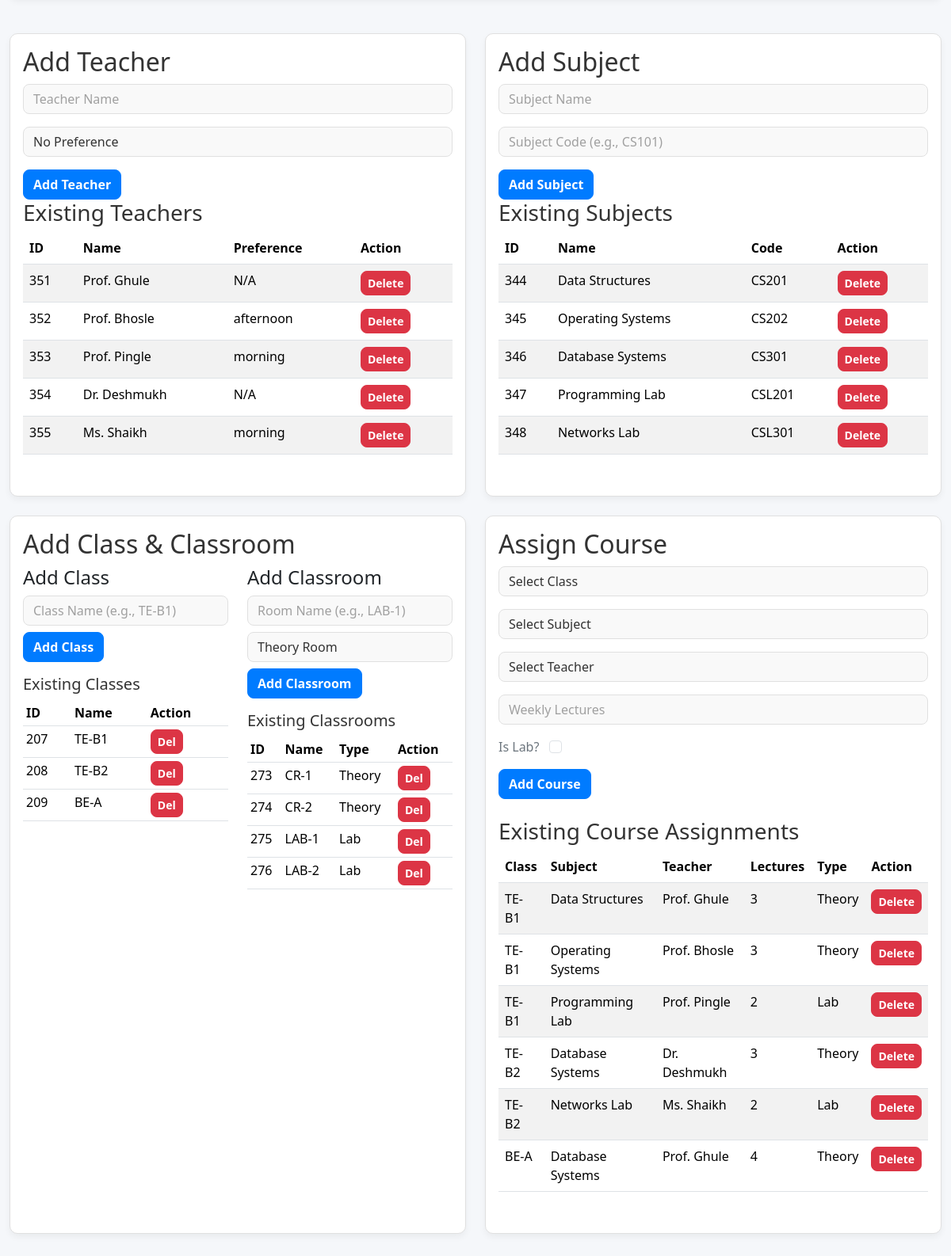
The page /manage (lower part) on the database as committed earlier.
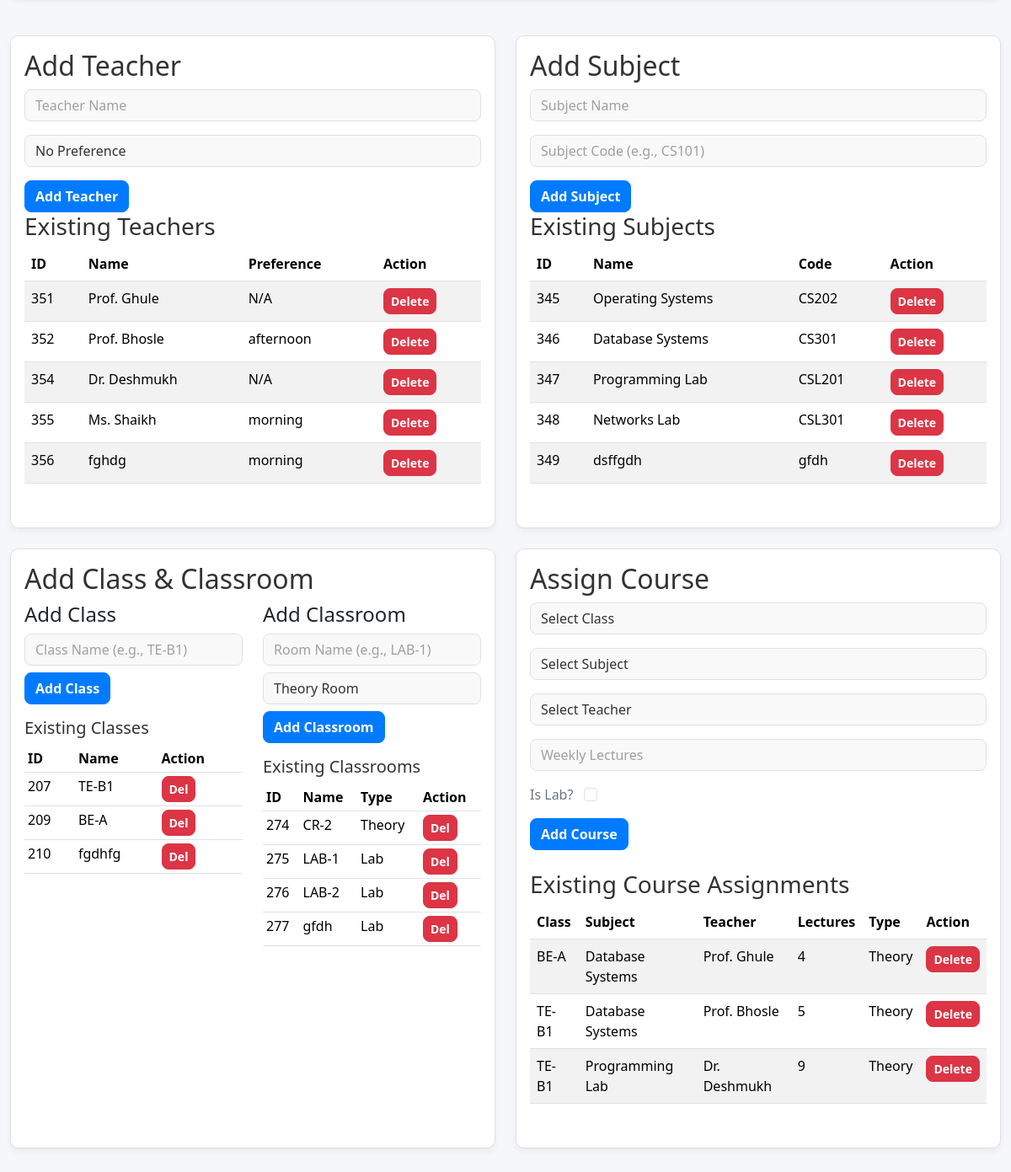
The same page on the database as committed later.
### tables this page shows
CREATE TABLE teachers (
                teacher_id INTEGER PRIMARY KEY AUTOINCREMENT,
                name TEXT NOT NULL
            );

CREATE TABLE teacher_preferences (
                teacher_id INTEGER PRIMARY KEY,
                preference TEXT,
                FOREIGN KEY (teacher_id) REFERENCES teachers(teacher_id)
            );

CREATE TABLE subjects (
                subject_id INTEGER PRIMARY KEY AUTOINCREMENT,
                name TEXT NOT NULL,
                code TEXT NOT NULL UNIQUE
            );

CREATE TABLE classes (
                class_id INTEGER PRIMARY KEY AUTOINCREMENT,
                name TEXT NOT NULL UNIQUE
            );

CREATE TABLE classrooms (
                classroom_id INTEGER PRIMARY KEY AUTOINCREMENT,
                name TEXT NOT NULL UNIQUE,
                is_lab INTEGER DEFAULT 0
            );

CREATE TABLE courses (
                course_id INTEGER PRIMARY KEY AUTOINCREMENT,
                class_id INTEGER,
                subject_id INTEGER,
                teacher_id INTEGER,
                weekly_lectures INTEGER NOT NULL,
                is_lab INTEGER NOT NULL DEFAULT 0,
                FOREIGN KEY (class_id) REFERENCES classes(class_id),
                FOREIGN KEY (subject_id) REFERENCES subjects(subject_id),
                FOREIGN KEY (teacher_id) REFERENCES teachers(teacher_id)
            );

### app.py (the view, shortened to what this page needs)
@app.route('/manage', methods=['GET', 'POST'])
def manage():
    db = get_db()
    cur = db.cursor()
    teachers = cur.execute('SELECT teachers.*, teacher_preferences.preference FROM teachers LEFT JOIN teacher_preferences ON teachers.teacher_id = teacher_preferences.teacher_id').fetchall()
    subjects = cur.execute('SELECT * FROM subjects').fetchall()
    classes = cur.execute('SELECT * FROM classes').fetchall()
    classrooms = cur.execute('SELECT * FROM classrooms').fetchall()
    courses = cur.execute('''
        SELECT c.*, t.name as teacher_name, sub.name as subject_name, cl.name as class_name
        FROM courses c
        JOIN teachers t ON c.teacher_id = t.teacher_id
        JOIN subjects sub ON c.subject_id = sub.subject_id
        JOIN classes cl ON c.class_id = cl.class_id
    ''').fetchall()
    schedule_config = get_slot_times()
    return render_template('manage.html', teachers=teachers, subjects=subjects, classes=classes, classrooms=classrooms, courses=courses, schedule_config=schedule_config, messages=flash)

### app.py (called while the page is built)
def get_db():
    db = getattr(g, '_database', None)
    if db is None:
        db = sqlite3.connect(DB_PATH)
        db.row_factory = sqlite3.Row
        g._database = db
    return db

@app.teardown_appcontext
def close_connection(exception):
    db = getattr(g, '_database', None)
    if db is not None:
        db.close()

def get_slot_times():
    db = get_db()
    cur = db.cursor()
    cur.execute('SELECT * FROM schedule_config ORDER BY config_id')
    return cur.fetchall()

### templates/manage.html (shortened to what the changed rows need)
<!DOCTYPE html>
<html lang="en">
<head>
    <link rel="stylesheet" href="https://cdn.jsdelivr.net/npm/bootstrap@5.3.1/dist/css/bootstrap.min.css">
    <link rel="stylesheet" href="{{ url_for('static', filename='css/style.css') }}">
</head>
<body>
<div class="container-fluid py-4">
    <div class="row">
        <div class="col-md-6 mb-4">
            <div class="card p-3 h-100">
                <h2 class="h2">Add Teacher</h2>
                <div class="table-responsive">
                    <table class="table table-striped">
                        <thead><tr><th>ID</th><th>Name</th><th>Preference</th><th>Action</th></tr></thead>
                        <tbody>
                            {% for teacher in teachers %}
                            <tr>
                                <td>{{ teacher.teacher_id }}</td>
                                <td>{{ teacher.name }}</td>
                                <td>{{ teacher.preference or 'N/A' }}</td>
                                <td>
                                    <form action="{{ url_for('manage') }}" method="post" onsubmit="return confirm('Are you sure you want to delete this teacher?');">
                                        <button type="submit" class="btn btn-danger btn-sm">Delete</button>
                                    </form>
                                </td>
                            </tr>
                            {% endfor %}
                        </tbody>
                    </table>
                </div>
            </div>
        </div>
        <div class="col-md-6 mb-4">
            <div class="card p-3 h-100">
                <h2 class="h2">Add Subject</h2>
                <div class="table-responsive">
                    <table class="table table-striped">
                        <thead><tr><th>ID</th><th>Name</th><th>Code</th><th>Action</th></tr></thead>
                        <tbody>
                            {% for subject in subjects %}
                            <tr>
                                <td>{{ subject.subject_id }}</td>
                                <td>{{ subject.name }}</td>
                                <td>{{ subject.code }}</td>
                                <td>
                                    <form action="{{ url_for('manage') }}" method="post" onsubmit="return confirm('Are you sure you want to delete this subject?');">
                                        <button type="submit" class="btn btn-danger btn-sm">Delete</button>
                                    </form>
                                </td>
                            </tr>
                            {% endfor %}
                        </tbody>
                    </table>
                </div>
            </div>
        </div>
    </div>
    <div class="row">
        <div class="col-md-6 mb-4">
            <div class="card p-3 h-100">
                <h2 class="h2">Add Class & Classroom</h2>
                <div class="row">
                    <div class="col-md-6">
                        <div class="table-responsive">
                            <table class="table table-sm">
                                <thead><tr><th>ID</th><th>Name</th><th>Action</th></tr></thead>
                                <tbody>
                                    {% for class_obj in classes %}
                                    <tr>
                                        <td>{{ class_obj.class_id }}</td>
                                        <td>{{ class_obj.name }}</td>
                                        <td>
                                            <form action="{{ url_for('manage') }}" method="post" onsubmit="return confirm('Are you sure you want to delete this class?');">
                                                <button type="submit" class="btn btn-danger btn-sm">Del</button>
                                            </form>
                                        </td>
                                    </tr>
                                    {% endfor %}
                                </tbody>
                            </table>
                        </div>
                    </div>
                    <div class="col-md-6">
                        <div class="table-responsive">
                            <table class="table table-sm">
                                <thead><tr><th>ID</th><th>Name</th><th>Type</th><th>Action</th></tr></thead>
                                <tbody>
                                    {% for room in classrooms %}
                                    <tr>
                                        <td>{{ room.classroom_id }}</td>
                                        <td>{{ room.name }}</td>
                                        <td>{{ 'Lab' if room.is_lab else 'Theory' }}</td>
                                        <td>
                                            <form action="{{ url_for('manage') }}" method="post" onsubmit="return confirm('Are you sure you want to delete this classroom?');">
                                                <button type="submit" class="btn btn-danger btn-sm">Del</button>
                                            </form>
                                        </td>
                                    </tr>
                                    {% endfor %}
                                </tbody>
                            </table>
                        </div>
                    </div>
                </div>
            </div>
        </div>
        <div class="col-md-6 mb-4">
            <div class="card p-3 h-100">
                <h2 class="h2">Assign Course</h2>
                <div class="table-responsive">
                    <table class="table table-striped">
                        <thead><tr><th>Class</th><th>Subject</th><th>Teacher</th><th>Lectures</th><th>Type</th><th>Action</th></tr></thead>
                        <tbody>
                            {% for course in courses %}
                            <tr>
                                <td>{{ course.class_name }}</td>
                                <td>{{ course.subject_name }}</td>
                                <td>{{ course.teacher_name }}</td>
                                <td>{{ course.weekly_lectures }}</td>
                                <td>{{ 'Lab' if course.is_lab else 'Theory' }}</td>
                                <td>
                                    <form action="{{ url_for('manage') }}" method="post" onsubmit="return confirm('Are you sure you want to delete this course?');">
                                        <button type="submit" class="btn btn-danger btn-sm">Delete</button>
                                    </form>
                                </td>
                            </tr>
                            {% endfor %}
                        </tbody>
                    </table>
                </div>
            </div>
        </div>
    </div>
</div>
</body>
</html>

Rows that differ between the two databases and show on the page:
no longer on this page (row unchanged): teacher_preferences: teacher_id "353", name "Prof. Pingle", preference "morning"
removed subjects: subject_id "344", name "Data Structures", code "CS201"
removed classes: class_id "208", name "TE-B2"
removed classrooms: classroom_id "273", name "CR-1", is_lab "Theory"
no longer on this page (row unchanged): courses: class_name "TE-B1", subject_name "Data Structures", teacher_name "Prof. Ghule", weekly_lectures "3", is_lab "Theory"
removed courses: class_name "TE-B1", subject_name "Operating Systems", teacher_name "Prof. Bhosle", weekly_lectures "3", is_lab "Theory"
no longer on this page (row unchanged): courses: class_name "TE-B1", subject_name "Programming Lab", teacher_name "Prof. Pingle", weekly_lectures "2", is_lab "Lab"
no longer on this page (row unchanged): courses: class_name "TE-B2", subject_name "Database Systems", teacher_name "Dr. Deshmukh", weekly_lectures "3", is_lab "Theory"
no longer on this page (row unchanged): courses: class_name "TE-B2", subject_name "Networks Lab", teacher_name "Ms. Shaikh", weekly_lectures "2", is_lab "Lab"
added teacher_preferences: teacher_id "356", name "fghdg", preference "morning"
added subjects: subject_id "349", name "dsffgdh", code "gfdh"
added classes: class_id "210", name "fgdhfg"
added classrooms: classroom_id "277", name "gfdh", is_lab "Lab"
added courses: class_name "TE-B1", subject_name "Database Systems", teacher_name "Prof. Bhosle", weekly_lectures "5", is_lab "Theory"
added courses: class_name "TE-B1", subject_name "Programming Lab", teacher_name "Dr. Deshmukh", weekly_lectures "9", is_lab "Theory"
